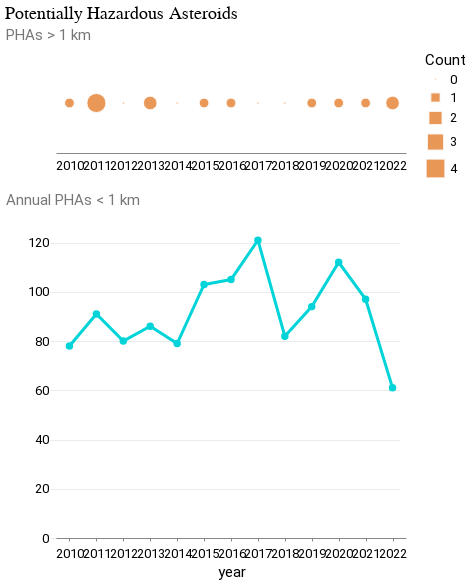

The notebook cell saved with this chart:
### Code cell
alt.vconcat(
    bubbles, line, data=annual_phas_long, title="Potentially Hazardous Asteroids"
)

### Figure 1 — Vega-Lite specification as saved in the notebook (floating-point values rounded to 4 significant figures)
{"config": {"view": {"width": 800, "height": 450, "strokeOpacity": 0}, "background": "#ffffff", "title": {"anchor": "start", "font": "Summit Sans", "fontColor": "palette[\"black\"]", "fontSize": 18, "fontWeight": "normal"}, "arc": {"fill": "#00d4d8"}, "area": {"fill": "#00d4d8"}, "line": {"stroke": "#00d4d8", "strokeWidth": 3}, "path": {"stroke": "#00d4d8"}, "rect": {"fill": "#00d4d8"}, "shape": {"stroke": "#00d4d8"}, "bar": {"fill": "#00d4d8"}, "point": {"stroke": "#00d4d8"}, "symbol": {"fill": "#00d4d8", "size": 30}, "axis": {"titleFont": "Roboto", "titleFontSize": 15, "titleFontWeight": "normal", "labelFont": "Roboto, sans", "labelFontSize": 13, "labelFontWeight": "normal"}, "axisX": {"labelAngle": 0, "labelPadding": 6, "tickSize": 3, "grid": false}, "axisY": {"labelBaseline": "middle", "maxExtent": 45, "minExtent": 45, "titleAlign": "left", "titleAngle": 0, "titleX": -45, "titleY": -11, "domainOpacity": 0, "gridWidth": 0.6, "gridColor": "#dddddd", "offset": 6, "tickSize": 0, "titleColor": "#767676"}, "legend": {"titleFont": "Roboto", "titleFontSize": 15, "titleFontWeight": "normal", "symbolType": "square", "labelFont": "Roboto, sans", "labelFontSize": 13}, "range": {"category": ["#005f66", "#e37e2d", "#d64a3b", "#76b0ef", "#c1bc40"], "diverging": ["#e68a4f", "#f4bb6a", "#f9e39c", "#dadfe2", "#a6b7c6", "#849eae"], "heatmap": ["#7ff6f6", "#00eeef", "#00d4d8", "#00abb2", "#00848b", "#fbf2c7", "#00363d"], "ordinal": ["#7ff6f6", "#00eeef", "#00d4d8", "#00abb2", "#00848b", "#fbf2c7", "#00363d"], "ramp": ["#7ff6f6", "#00eeef", "#00d4d8", "#00abb2", "#00848b", "#fbf2c7", "#00363d"]}}, "vconcat": [{"data": {"name": "data-c26680c16ccc732fd8aea60cd595d0f3"}, "mark": {"type": "circle", "fill": "#E37E2D", "opacity": 0.8, "stroke": "white", "strokeWidth": 1}, "encoding": {"size": {"field": "value", "legend": {"title": "Count"}, "type": "quantitative"}, "x": {"axis": {"tickSize": 0, "title": ""}, "field": "year", "type": "ordinal"}, "y": {"axis": {"tickCount": 0, "title": "PHAs > 1 km"}, "field": "y", "scale": {"zero": false}, "type": "quantitative"}}, "height": 100, "width": 350}, {"data": {"name": "data-fdaddb5edee28c147f8a042749c851c2"}, "mark": {"type": "line", "color": "#00D4D8", "point": {"color": "#00D4D8", "fill": "#00D4D8", "filled": true}}, "encoding": {"x": {"axis": {"labelAngle": 0}, "field": "year", "type": "ordinal"}, "y": {"axis": {"title": "Annual PHAs < 1 km"}, "field": "value", "type": "quantitative"}}, "height": 320, "width": 350}], "data": {"name": "data-fc312615c2e82a4ba200a505c53ff61a"}, "title": "Potentially Hazardous Asteroids", "$schema": "https://vega.github.io/schema/vega-lite/v4.17.0.json", "datasets": {"data-fc312615c2e82a4ba200a505c53ff61a": [{"year": 2010, "variable": "annual_pha_km", "value": 1.0, "y": 1}, {"year": 2011, "variable": "annual_pha_km", "value": 4.0, "y": 1}, {"year": 2012, "variable": "annual_pha_km", "value": 0.0, "y": 1}, {"year": 2013, "variable": "annual_pha_km", "value": 2.0, "y": 1}, {"year": 2014, "variable": "annual_pha_km", "value": 0.0, "y": 1}, {"year": 2015, "variable": "annual_pha_km", "value": 1.0, "y": 1}, {"year": 2016, "variable": "annual_pha_km", "value": 1.0, "y": 1}, {"year": 2017, "variable": "annual_pha_km", "value": 0.0, "y": 1}, {"year": 2018, "variable": "annual_pha_km", "value": 0.0, "y": 1}, {"year": 2019, "variable": "annual_pha_km", "value": 1.0, "y": 1}, {"year": 2020, "variable": "annual_pha_km", "value": 1.0, "y": 1}, {"year": 2021, "variable": "annual_pha_km", "value": 1.0, "y": 1}, {"year": 2022, "variable": "annual_pha_km", "value": 2.0, "y": 1}, {"year": 2010, "variable": "annual_pha", "value": 78.0, "y": 1}, {"year": 2011, "variable": "annual_pha", "value": 91.0, "y": 1}, {"year": 2012, "variable": "annual_pha", "value": 80.0, "y": 1}, {"year": 2013, "variable": "annual_pha", "value": 86.0, "y": 1}, {"year": 2014, "variable": "annual_pha", "value": 79.0, "y": 1}, {"year": 2015, "variable": "annual_pha", "value": 103.0, "y": 1}, {"year": 2016, "variable": "annual_pha", "value": 105.0, "y": 1}, {"year": 2017, "variable": "annual_pha", "value": 121.0, "y": 1}, {"year": 2018, "variable": "annual_pha", "value": 82.0, "y": 1}, {"year": 2019, "variable": "annual_pha", "value": 94.0, "y": 1}, {"year": 2020, "variable": "annual_pha", "value": 112.0, "y": 1}, {"year": 2021, "variable": "annual_pha", "value": 97.0, "y": 1}, {"year": 2022, "variable": "annual_pha", "value": 61.0, "y": 1}, {"year": 2010, "variable": "annual_pha_total", "value": 79.0, "y": 1}, {"year": 2011, "variable": "annual_pha_total", "value": 95.0, "y": 1}, {"year": 2012, "variable": "annual_pha_total", "value": 80.0, "y": 1}, {"year": 2013, "variable": "annual_pha_total", "value": 88.0, "y": 1}, {"year": 2014, "variable": "annual_pha_total", "value": 79.0, "y": 1}, {"year": 2015, "variable": "annual_pha_total", "value": 104.0, "y": 1}, {"year": 2016, "variable": "annual_pha_total", "value": 106.0, "y": 1}, {"year": 2017, "variable": "annual_pha_total", "value": 121.0, "y": 1}, {"year": 2018, "variable": "annual_pha_total", "value": 82.0, "y": 1}, {"year": 2019, "variable": "annual_pha_total", "value": 95.0, "y": 1}, {"year": 2020, "variable": "annual_pha_total", "value": 113.0, "y": 1}, {"year": 2021, "variable": "annual_pha_total", "value": 98.0, "y": 1}, {"year": 2022, "variable": "annual_pha_total", "value": 63.0, "y": 1}], "data-c26680c16ccc732fd8aea60cd595d0f3": [{"year": 2010, "variable": "annual_pha_km", "value": 1.0, "y": 1}, {"year": 2011, "variable": "annual_pha_km", "value": 4.0, "y": 1}, {"year": 2012, "variable": "annual_pha_km", "value": 0.0, "y": 1}, {"year": 2013, "variable": "annual_pha_km", "value": 2.0, "y": 1}, {"year": 2014, "variable": "annual_pha_km", "value": 0.0, "y": 1}, {"year": 2015, "variable": "annual_pha_km", "value": 1.0, "y": 1}, {"year": 2016, "variable": "annual_pha_km", "value": 1.0, "y": 1}, {"year": 2017, "variable": "annual_pha_km", "value": 0.0, "y": 1}, {"year": 2018, "variable": "annual_pha_km", "value": 0.0, "y": 1}, {"year": 2019, "variable": "annual_pha_km", "value": 1.0, "y": 1}, {"year": 2020, "variable": "annual_pha_km", "value": 1.0, "y": 1}, {"year": 2021, "variable": "annual_pha_km", "value": 1.0, "y": 1}, {"year": 2022, "variable": "annual_pha_km", "value": 2.0, "y": 1}], "data-fdaddb5edee28c147f8a042749c851c2": [{"year": 2010, "variable": "annual_pha", "value": 78.0, "y": 1}, {"year": 2011, "variable": "annual_pha", "value": 91.0, "y": 1}, {"year": 2012, "variable": "annual_pha", "value": 80.0, "y": 1}, {"year": 2013, "variable": "annual_pha", "value": 86.0, "y": 1}, {"year": 2014, "variable": "annual_pha", "value": 79.0, "y": 1}, {"year": 2015, "variable": "annual_pha", "value": 103.0, "y": 1}, {"year": 2016, "variable": "annual_pha", "value": 105.0, "y": 1}, {"year": 2017, "variable": "annual_pha", "value": 121.0, "y": 1}, {"year": 2018, "variable": "annual_pha", "value": 82.0, "y": 1}, {"year": 2019, "variable": "annual_pha", "value": 94.0, "y": 1}, {"year": 2020, "variable": "annual_pha", "value": 112.0, "y": 1}, {"year": 2021, "variable": "annual_pha", "value": 97.0, "y": 1}, {"year": 2022, "variable": "annual_pha", "value": 61.0, "y": 1}]}}
